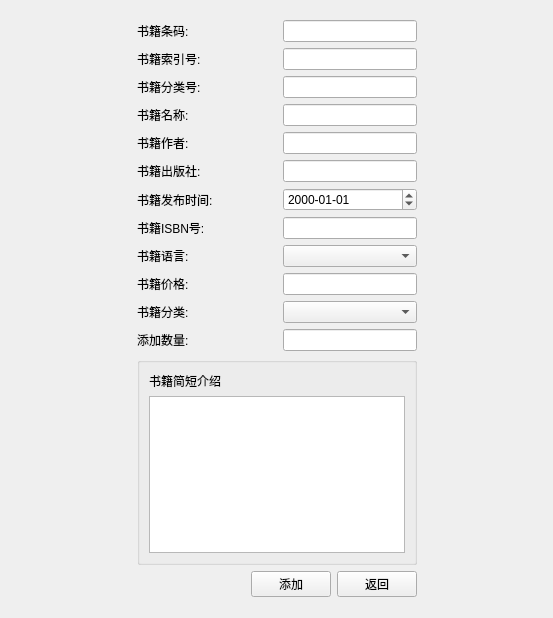
<?xml version="1.0" encoding="UTF-8"?>
<ui version="4.0">
 <class>AdminAddBook</class>
 <widget class="QWidget" name="AdminAddBook">
  <property name="geometry">
   <rect>
    <x>0</x>
    <y>0</y>
    <width>553</width>
    <height>618</height>
   </rect>
  </property>
  <property name="windowTitle">
   <string>Form</string>
  </property>
  <layout class="QGridLayout" name="gridLayout_6">
   <item row="0" column="1">
    <spacer name="verticalSpacer">
     <property name="orientation">
      <enum>Qt::Vertical</enum>
     </property>
     <property name="sizeHint" stdset="0">
      <size>
       <width>20</width>
       <height>18</height>
      </size>
     </property>
    </spacer>
   </item>
   <item row="1" column="0">
    <spacer name="horizontalSpacer">
     <property name="orientation">
      <enum>Qt::Horizontal</enum>
     </property>
     <property name="sizeHint" stdset="0">
      <size>
       <width>109</width>
       <height>20</height>
      </size>
     </property>
    </spacer>
   </item>
   <item row="1" column="1" rowspan="2" colspan="2">
    <widget class="QWidget" name="widget" native="true">
     <property name="maximumSize">
      <size>
       <width>400</width>
       <height>16777215</height>
      </size>
     </property>
     <layout class="QGridLayout" name="gridLayout_19">
      <item row="12" column="0">
       <widget class="QGroupBox" name="groupBox">
        <property name="title">
         <string/>
        </property>
        <layout class="QGridLayout" name="gridLayout_18">
         <item row="1" column="0">
          <widget class="QTextEdit" name="te_bookDesc"/>
         </item>
         <item row="0" column="0">
          <widget class="QLabel" name="label_6">
           <property name="text">
            <string>书籍简短介绍</string>
           </property>
          </widget>
         </item>
        </layout>
       </widget>
      </item>
      <item row="11" column="0">
       <layout class="QGridLayout" name="gridLayout_17">
        <item row="0" column="0">
         <widget class="QLabel" name="label_14">
          <property name="minimumSize">
           <size>
            <width>140</width>
            <height>0</height>
           </size>
          </property>
          <property name="maximumSize">
           <size>
            <width>140</width>
            <height>16777215</height>
           </size>
          </property>
          <property name="text">
           <string>添加数量:</string>
          </property>
         </widget>
        </item>
        <item row="0" column="1">
         <widget class="QLineEdit" name="le_totalSize">
          <property name="sizePolicy">
           <sizepolicy hsizetype="Preferred" vsizetype="Fixed">
            <horstretch>0</horstretch>
            <verstretch>0</verstretch>
           </sizepolicy>
          </property>
         </widget>
        </item>
       </layout>
      </item>
      <item row="4" column="0">
       <layout class="QGridLayout" name="gridLayout_7">
        <item row="0" column="0">
         <widget class="QLabel" name="label_7">
          <property name="minimumSize">
           <size>
            <width>140</width>
            <height>0</height>
           </size>
          </property>
          <property name="maximumSize">
           <size>
            <width>140</width>
            <height>16777215</height>
           </size>
          </property>
          <property name="text">
           <string>书籍作者:</string>
          </property>
         </widget>
        </item>
        <item row="0" column="1">
         <widget class="QLineEdit" name="le_bookAuth">
          <property name="sizePolicy">
           <sizepolicy hsizetype="Preferred" vsizetype="Fixed">
            <horstretch>0</horstretch>
            <verstretch>0</verstretch>
           </sizepolicy>
          </property>
         </widget>
        </item>
       </layout>
      </item>
      <item row="3" column="0">
       <layout class="QGridLayout" name="gridLayout_3">
        <item row="0" column="0">
         <widget class="QLabel" name="label_3">
          <property name="minimumSize">
           <size>
            <width>140</width>
            <height>0</height>
           </size>
          </property>
          <property name="maximumSize">
           <size>
            <width>140</width>
            <height>16777215</height>
           </size>
          </property>
          <property name="text">
           <string>书籍名称:</string>
          </property>
         </widget>
        </item>
        <item row="0" column="1">
         <widget class="QLineEdit" name="le_bookName">
          <property name="sizePolicy">
           <sizepolicy hsizetype="Preferred" vsizetype="Fixed">
            <horstretch>0</horstretch>
            <verstretch>0</verstretch>
           </sizepolicy>
          </property>
         </widget>
        </item>
       </layout>
      </item>
      <item row="10" column="0">
       <layout class="QGridLayout" name="gridLayout_9">
        <item row="0" column="0">
         <widget class="QLabel" name="label_8">
          <property name="minimumSize">
           <size>
            <width>140</width>
            <height>0</height>
           </size>
          </property>
          <property name="maximumSize">
           <size>
            <width>140</width>
            <height>16777215</height>
           </size>
          </property>
          <property name="text">
           <string>书籍分类:</string>
          </property>
         </widget>
        </item>
        <item row="0" column="1">
         <widget class="QComboBox" name="comb_bookType">
          <property name="sizePolicy">
           <sizepolicy hsizetype="Preferred" vsizetype="Fixed">
            <horstretch>0</horstretch>
            <verstretch>0</verstretch>
           </sizepolicy>
          </property>
         </widget>
        </item>
       </layout>
      </item>
      <item row="0" column="0">
       <layout class="QGridLayout" name="gridLayout">
        <item row="0" column="0">
         <widget class="QLabel" name="label">
          <property name="minimumSize">
           <size>
            <width>140</width>
            <height>0</height>
           </size>
          </property>
          <property name="maximumSize">
           <size>
            <width>140</width>
            <height>16777215</height>
           </size>
          </property>
          <property name="text">
           <string>书籍条码:</string>
          </property>
         </widget>
        </item>
        <item row="0" column="1">
         <widget class="QLineEdit" name="le_bookID">
          <property name="sizePolicy">
           <sizepolicy hsizetype="Preferred" vsizetype="Fixed">
            <horstretch>0</horstretch>
            <verstretch>0</verstretch>
           </sizepolicy>
          </property>
         </widget>
        </item>
       </layout>
      </item>
      <item row="2" column="0">
       <layout class="QGridLayout" name="gridLayout_16">
        <item row="0" column="0">
         <widget class="QLabel" name="label_13">
          <property name="minimumSize">
           <size>
            <width>140</width>
            <height>0</height>
           </size>
          </property>
          <property name="maximumSize">
           <size>
            <width>140</width>
            <height>16777215</height>
           </size>
          </property>
          <property name="text">
           <string>书籍分类号:</string>
          </property>
         </widget>
        </item>
        <item row="0" column="1">
         <widget class="QLineEdit" name="le_bookClassID">
          <property name="sizePolicy">
           <sizepolicy hsizetype="Preferred" vsizetype="Fixed">
            <horstretch>0</horstretch>
            <verstretch>0</verstretch>
           </sizepolicy>
          </property>
         </widget>
        </item>
       </layout>
      </item>
      <item row="8" column="0">
       <layout class="QGridLayout" name="gridLayout_15">
        <item row="0" column="0">
         <widget class="QLabel" name="label_12">
          <property name="minimumSize">
           <size>
            <width>140</width>
            <height>0</height>
           </size>
          </property>
          <property name="maximumSize">
           <size>
            <width>140</width>
            <height>16777215</height>
           </size>
          </property>
          <property name="text">
           <string>书籍语言:</string>
          </property>
         </widget>
        </item>
        <item row="0" column="1">
         <widget class="QComboBox" name="comb_bookLanguage">
          <property name="sizePolicy">
           <sizepolicy hsizetype="Preferred" vsizetype="Fixed">
            <horstretch>0</horstretch>
            <verstretch>0</verstretch>
           </sizepolicy>
          </property>
         </widget>
        </item>
       </layout>
      </item>
      <item row="13" column="0">
       <layout class="QGridLayout" name="gridLayout_10">
        <item row="0" column="1">
         <widget class="QPushButton" name="pb_AddBookInfo">
          <property name="text">
           <string>添加</string>
          </property>
         </widget>
        </item>
        <item row="0" column="2">
         <widget class="QPushButton" name="pb_DelBookInfo">
          <property name="text">
           <string>返回</string>
          </property>
         </widget>
        </item>
        <item row="0" column="0">
         <spacer name="horizontalSpacer_3">
          <property name="orientation">
           <enum>Qt::Horizontal</enum>
          </property>
          <property name="sizeHint" stdset="0">
           <size>
            <width>40</width>
            <height>20</height>
           </size>
          </property>
         </spacer>
        </item>
       </layout>
      </item>
      <item row="1" column="0">
       <layout class="QGridLayout" name="gridLayout_2">
        <item row="0" column="0">
         <widget class="QLabel" name="label_2">
          <property name="minimumSize">
           <size>
            <width>140</width>
            <height>0</height>
           </size>
          </property>
          <property name="maximumSize">
           <size>
            <width>140</width>
            <height>16777215</height>
           </size>
          </property>
          <property name="text">
           <string>书籍索引号:</string>
          </property>
         </widget>
        </item>
        <item row="0" column="1">
         <widget class="QLineEdit" name="le_bookIndex">
          <property name="sizePolicy">
           <sizepolicy hsizetype="Preferred" vsizetype="Fixed">
            <horstretch>0</horstretch>
            <verstretch>0</verstretch>
           </sizepolicy>
          </property>
         </widget>
        </item>
       </layout>
      </item>
      <item row="9" column="0">
       <layout class="QGridLayout" name="gridLayout_5">
        <item row="0" column="0">
         <widget class="QLabel" name="label_5">
          <property name="minimumSize">
           <size>
            <width>140</width>
            <height>0</height>
           </size>
          </property>
          <property name="maximumSize">
           <size>
            <width>140</width>
            <height>16777215</height>
           </size>
          </property>
          <property name="text">
           <string>书籍价格:</string>
          </property>
         </widget>
        </item>
        <item row="0" column="1">
         <widget class="QLineEdit" name="le_bookPrice">
          <property name="sizePolicy">
           <sizepolicy hsizetype="Preferred" vsizetype="Fixed">
            <horstretch>0</horstretch>
            <verstretch>0</verstretch>
           </sizepolicy>
          </property>
         </widget>
        </item>
       </layout>
      </item>
      <item row="6" column="0">
       <layout class="QGridLayout" name="gridLayout_8">
        <item row="0" column="0">
         <widget class="QLabel" name="label_11">
          <property name="minimumSize">
           <size>
            <width>140</width>
            <height>0</height>
           </size>
          </property>
          <property name="maximumSize">
           <size>
            <width>140</width>
            <height>16777215</height>
           </size>
          </property>
          <property name="text">
           <string>书籍发布时间:</string>
          </property>
         </widget>
        </item>
        <item row="0" column="1">
         <widget class="QDateEdit" name="le_bookPushDate">
          <property name="displayFormat">
           <string>yyyy-MM-dd</string>
          </property>
         </widget>
        </item>
       </layout>
      </item>
      <item row="7" column="0">
       <layout class="QGridLayout" name="gridLayout_4">
        <item row="0" column="0">
         <widget class="QLabel" name="label_4">
          <property name="minimumSize">
           <size>
            <width>140</width>
            <height>0</height>
           </size>
          </property>
          <property name="maximumSize">
           <size>
            <width>140</width>
            <height>16777215</height>
           </size>
          </property>
          <property name="text">
           <string>书籍ISBN号:</string>
          </property>
         </widget>
        </item>
        <item row="0" column="1">
         <widget class="QLineEdit" name="le_bookISBN">
          <property name="sizePolicy">
           <sizepolicy hsizetype="Preferred" vsizetype="Fixed">
            <horstretch>0</horstretch>
            <verstretch>0</verstretch>
           </sizepolicy>
          </property>
         </widget>
        </item>
       </layout>
      </item>
      <item row="5" column="0">
       <layout class="QGridLayout" name="gridLayout_11">
        <item row="0" column="0">
         <widget class="QLabel" name="label_10">
          <property name="minimumSize">
           <size>
            <width>140</width>
            <height>0</height>
           </size>
          </property>
          <property name="maximumSize">
           <size>
            <width>140</width>
            <height>16777215</height>
           </size>
          </property>
          <property name="text">
           <string>书籍出版社:</string>
          </property>
         </widget>
        </item>
        <item row="0" column="1">
         <widget class="QLineEdit" name="le_bookPublish">
          <property name="sizePolicy">
           <sizepolicy hsizetype="Preferred" vsizetype="Fixed">
            <horstretch>0</horstretch>
            <verstretch>0</verstretch>
           </sizepolicy>
          </property>
         </widget>
        </item>
       </layout>
      </item>
     </layout>
    </widget>
   </item>
   <item row="2" column="3">
    <spacer name="horizontalSpacer_2">
     <property name="orientation">
      <enum>Qt::Horizontal</enum>
     </property>
     <property name="sizeHint" stdset="0">
      <size>
       <width>109</width>
       <height>20</height>
      </size>
     </property>
    </spacer>
   </item>
   <item row="3" column="2">
    <spacer name="verticalSpacer_2">
     <property name="orientation">
      <enum>Qt::Vertical</enum>
     </property>
     <property name="sizeHint" stdset="0">
      <size>
       <width>20</width>
       <height>19</height>
      </size>
     </property>
    </spacer>
   </item>
  </layout>
 </widget>
 <resources/>
 <connections/>
</ui>
